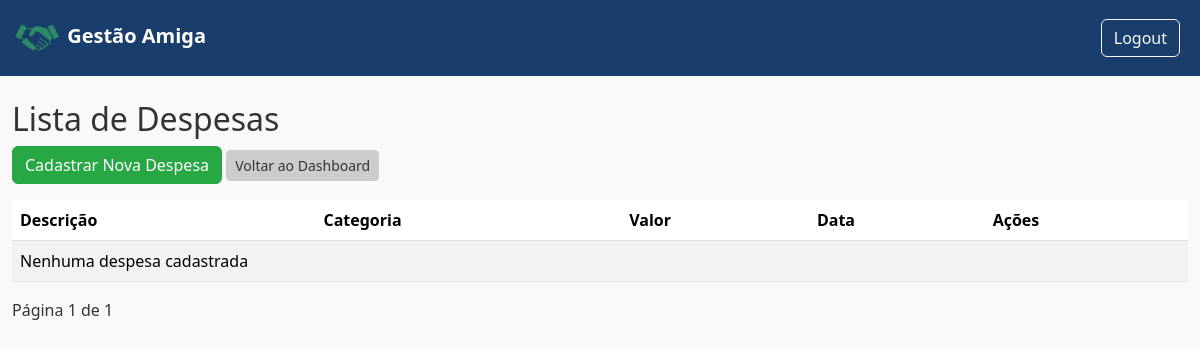
The app's page /9despesas/ (signed in), older data.
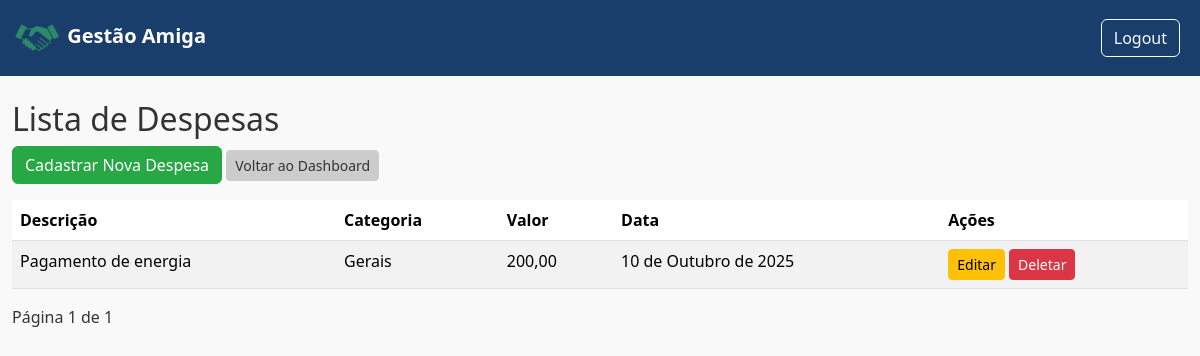
The same page, newer data.
### gestao/models.py (models this page shows, shortened)
class Despesa(models.Model):
    loja = models.ForeignKey(Loja, on_delete=models.CASCADE)
    descricao = models.CharField(max_length=255)
    valor = models.DecimalField(max_digits=10, decimal_places=2)
    data = models.DateField(auto_now_add=True)
    categoria = models.CharField(max_length=100, blank=True, null=True)
    observacoes = models.TextField(blank=True, null=True)

### gestao/views.py (the view)
# urls.py: path('<int:loja_id>despesas/', views.lista_despesas, name='lista_despesas'),
@login_required
def lista_despesas(request, loja_id):
    loja = get_object_or_404(Loja, id=loja_id)
    despesas = Despesa.objects.filter(loja=loja).order_by('-id')
    paginator = Paginator(despesas, 10)
    page_number = request.GET.get('page')
    page_obj = paginator.get_page(page_number)
    return render(request, 'financeiro/lista_despesas.html', {'despesas': page_obj, 'loja': loja, 'page_obj': page_obj})

### templates/financeiro/lista_despesas.html (shortened to what this page needs)
{% extends 'base.html' %}
{% block content %}
<h2>Lista de Despesas</h2>
<a href="{% url 'cadastrar_despesa' loja.id %}" class="btn btn-primary">Cadastrar Nova Despesa</a>
<a href="{% url 'dashboard_loja' loja.id %}" class="btn btn-secondary btn-sm">Voltar ao Dashboard</a>
<div class="table-responsive mt-3">
<table class="table table-striped">
    <thead>
        <tr>
            <th>Descrição</th>
            <th>Categoria</th>
            <th>Valor</th>
            <th>Data</th>
            <th>Ações</th>
        </tr>
    </thead>
    <tbody>
        {% for despesa in page_obj %}
        <tr>
            <td>{{ despesa.descricao }}</td>
            <td>{{ despesa.categoria }}</td>
            <td>{{ despesa.valor }}</td>
            <td>{{ despesa.data }}</td>
            <td>
                <a href="{% url 'editar_despesa' loja_id=despesa.loja.id id=despesa.id %}" class="btn btn-warning btn-sm">Editar</a>
                <a href="{% url 'deletar_despesa' loja_id=despesa.loja.id id=despesa.id %}" class="btn btn-danger btn-sm">Deletar</a>
            </td>
        </tr>
        {% empty %}
        <tr>
            <td colspan="6">Nenhuma despesa cadastrada</td>
        </tr>
        {% endfor %}
    </tbody>
</table>
</div>
<div class="pagination">
    <span>Página {{ page_obj.number }} de {{ page_obj.paginator.num_pages }}</span>
</div>
{% endblock %}

Row changes from the older to the newer data that the page shows:
added Despesa: descricao "Pagamento de energia", categoria "Gerais", valor "200,00", data "10 de Outubro de 2025"
Text that changed along with them:
text no longer shown: "Nenhuma despesa cadastrada"
